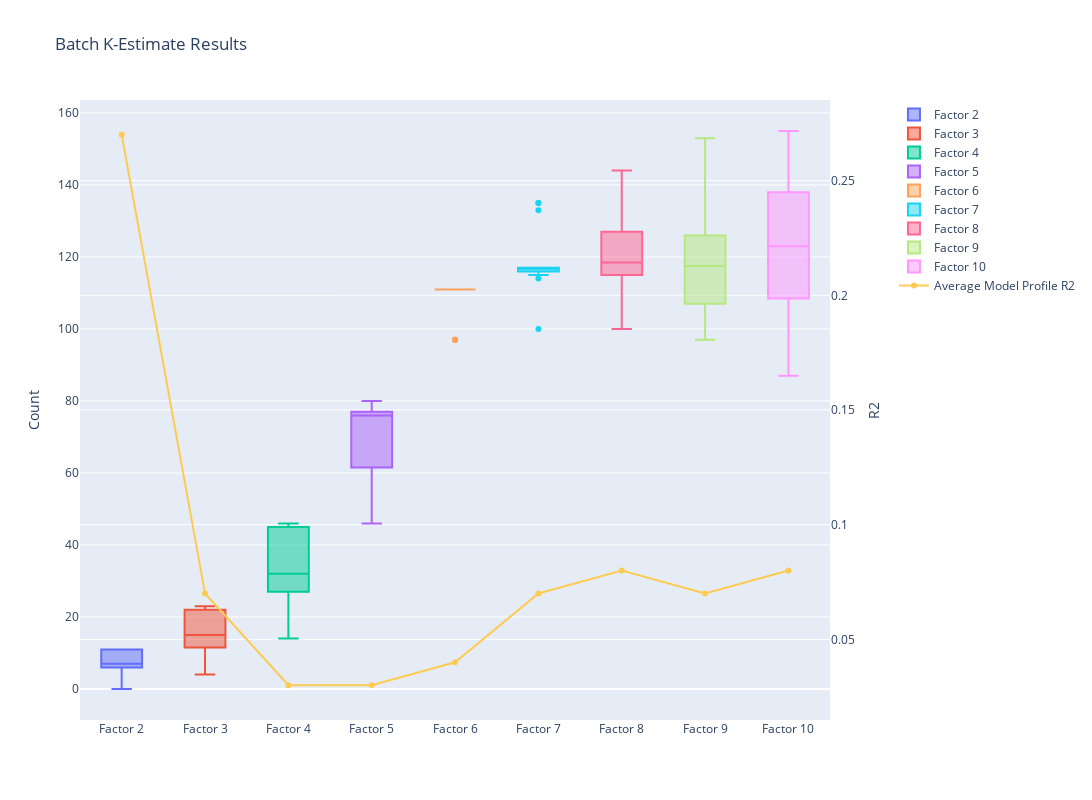

The notebook cell saved with this chart:
### Code cell
batch_fig = make_subplots(specs=[[{"secondary_y": True}]])
for i in range(max_factors-min_factors+1):
    i_results = count_total[i]
    i_label = factor_labels[i]
    batch_fig.add_trace(go.Box(y=i_results, name=i_label), secondary_y=False)
batch_fig.add_trace(go.Scatter(x=factor_labels, y=model_r2, name="Average Model Profile R2"), secondary_y=True)
batch_fig.update_layout(title="Batch K-Estimate Results", width=1200, height=800)
batch_fig.update_yaxes(secondary_y=False, title_text="Count")
batch_fig.update_yaxes(secondary_y=True, title_text="R2")
batch_fig.show()

### Figure 1 — Plotly figure (JSON) as saved in the notebook; plotly's stock layout.template omitted (floating-point values rounded to 4 significant figures)
{"data": [{"name": "Factor 2", "type": "box", "xaxis": "x", "y": [6, 0, 11, 6, 7, 11, 6, 10, 11, 7, 6, 11, 6, 6, 7, 6, 6, 7, 11, 11], "yaxis": "y"}, {"name": "Factor 3", "type": "box", "xaxis": "x", "y": [23, 8, 7, 15, 13, 15, 23, 15, 22, 10, 20, 20, 14, 22, 22, 21, 4, 9, 23, 14], "yaxis": "y"}, {"name": "Factor 4", "type": "box", "xaxis": "x", "y": [45, 39, 15, 33, 14, 30, 31, 46, 42, 29, 29, 46, 39, 46, 45, 25, 25, 46, 20, 31], "yaxis": "y"}, {"name": "Factor 5", "type": "box", "xaxis": "x", "y": [71, 77, 77, 68, 46, 55, 54, 76, 77, 80, 76, 76, 54, 73, 76, 77, 72, 49, 80, 80], "yaxis": "y"}, {"name": "Factor 6", "type": "box", "xaxis": "x", "y": [111, 111, 111, 111, 111, 111, 111, 97, 111, 111, 111, 111, 97, 111, 111, 111, 97, 111, 111, 111], "yaxis": "y"}, {"name": "Factor 7", "type": "box", "xaxis": "x", "y": [117, 115, 116, 135, 117, 116, 117, 135, 117, 116, 117, 100, 117, 114, 116, 133, 116, 117, 116, 117], "yaxis": "y"}, {"name": "Factor 8", "type": "box", "xaxis": "x", "y": [117, 115, 137, 119, 121, 115, 100, 120, 119, 111, 116, 118, 144, 137, 103, 120, 138, 133, 115, 112], "yaxis": "y"}, {"name": "Factor 9", "type": "box", "xaxis": "x", "y": [105, 106, 107, 127, 114, 97, 119, 121, 152, 133, 116, 108, 131, 153, 115, 107, 107, 120, 125, 123], "yaxis": "y"}, {"name": "Factor 10", "type": "box", "xaxis": "x", "y": [146, 97, 111, 87, 112, 115, 106, 142, 109, 145, 137, 134, 120, 127, 137, 139, 108, 155, 126, 105], "yaxis": "y"}, {"name": "Average Model Profile R2", "type": "scatter", "x": ["Factor 2", "Factor 3", "Factor 4", "Factor 5", "Factor 6", "Factor 7", "Factor 8", "Factor 9", "Factor 10"], "xaxis": "x", "y": [0.27, 0.07, 0.03, 0.03, 0.04, 0.07, 0.08, 0.07, 0.08], "yaxis": "y2"}], "layout": {"height": 800, "title": {"text": "Batch K-Estimate Results"}, "width": 1200, "xaxis": {"anchor": "y", "autorange": true, "domain": [0, 0.94], "range": [-0.5, 8.5], "type": "category"}, "yaxis": {"anchor": "x", "autorange": true, "domain": [0, 1], "range": [-8.611, 163.6], "title": {"text": "Count"}, "type": "linear"}, "yaxis2": {"anchor": "x", "autorange": true, "overlaying": "y", "range": [0.01485, 0.2851], "side": "right", "title": {"text": "R2"}, "type": "linear"}}}
